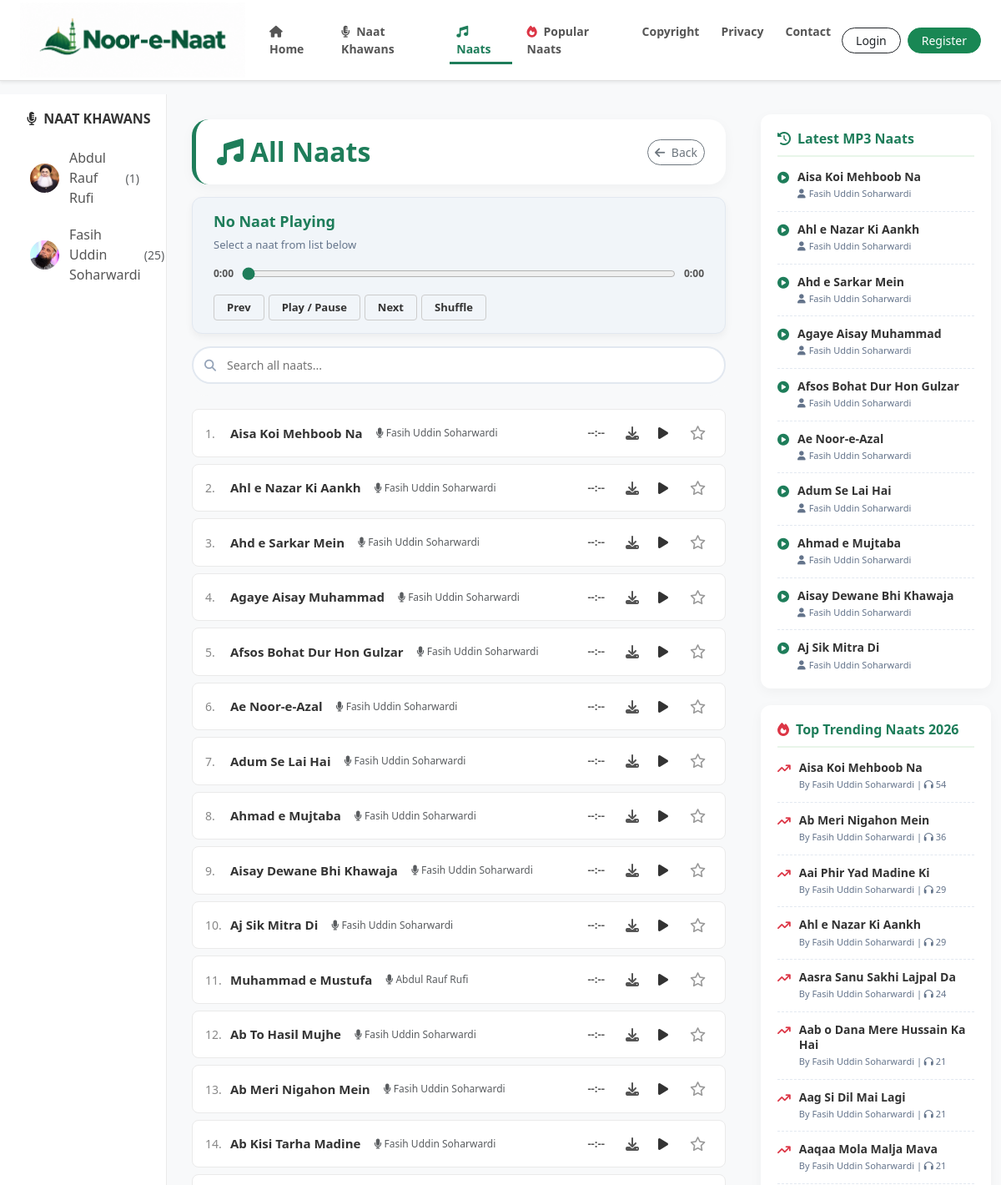
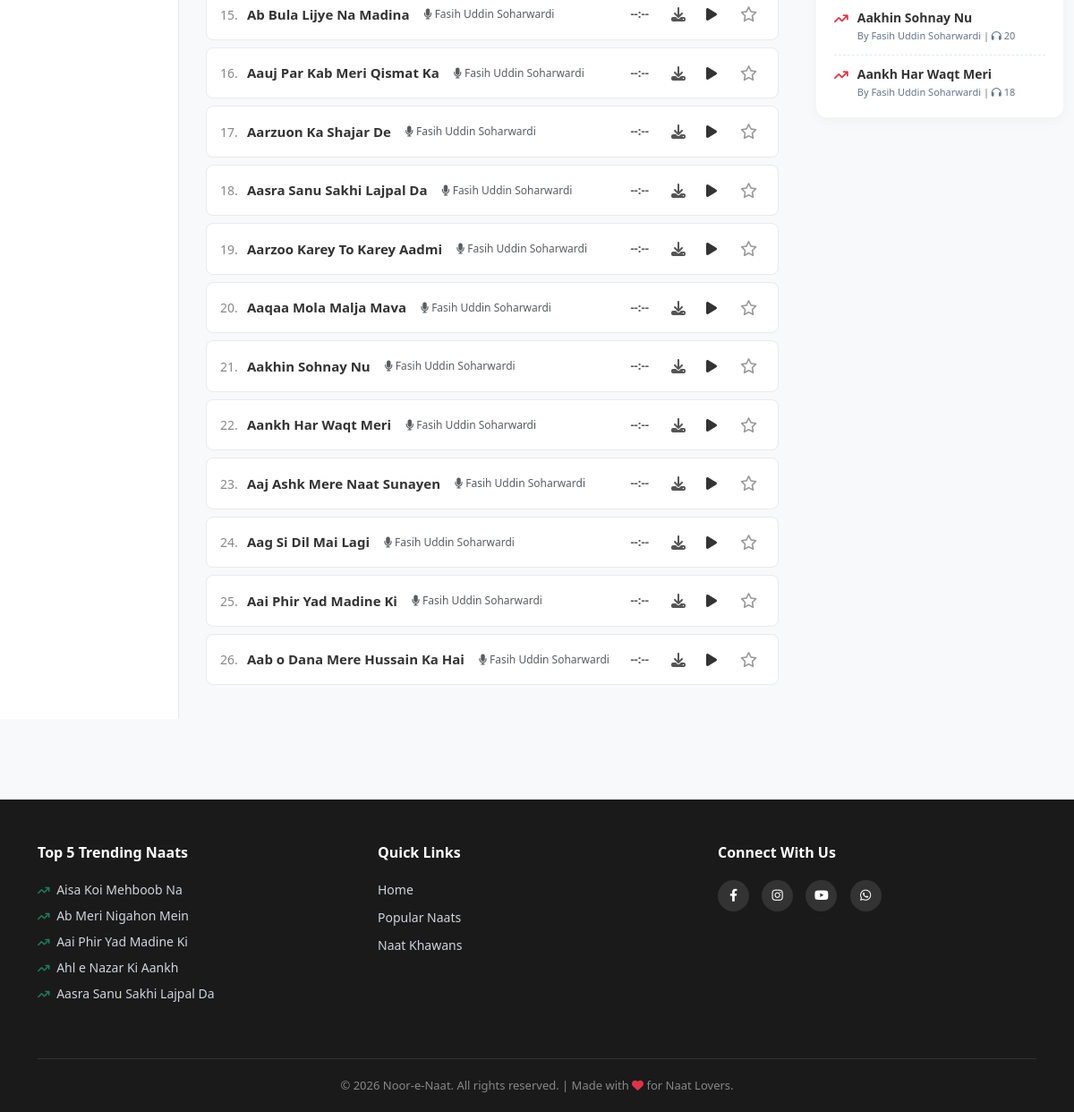
Screenshot of /naats/ with the database file from the repository (2 pictures, top to bottom).
### naat_app/models.py (models this page shows, shortened)
class NaatKhawan(models.Model):
    name = models.CharField(max_length=200)
    image = models.ImageField(upload_to='naat_khawan/', blank=True, null=True)

class Naat(models.Model):
    title = models.CharField(max_length=200)
    naat_khawan = models.ForeignKey(NaatKhawan, on_delete=models.CASCADE, related_name='naats')
    audio_file = models.FileField(upload_to='naats/')
    uploaded_at = models.DateTimeField(auto_now_add=True)
    is_live = models.BooleanField(default=True)
    is_popular = models.BooleanField(default=False)
    views = models.IntegerField(default=0, help_text="Kitni dafa suni gayi")

### naat_app/views.py (the view)
# urls.py: path('naats/', views.all_naats, name='all_naats'),
def all_naats(request):
    khawans = NaatKhawan.objects.annotate(
        naat_count=Count('naats', filter=Q(naats__is_live=True))
    ).order_by('id')
    naats = Naat.objects.filter(is_live=True).order_by('-uploaded_at')
    favorite_ids = []
    if request.user.is_authenticated:
        favorite_ids = list(Favorite.objects.filter(user=request.user).values_list('naat_id', flat=True))
    latest_naats = Naat.objects.filter(is_live=True).order_by('-uploaded_at')[:10]
    trending_naats = Naat.objects.filter(is_live=True).order_by('-views')[:10]
    context = {
        'naats': naats, 'khawans': khawans, 'latest_naats': latest_naats,
        'trending_naats': trending_naats, 'page_title': "All Naats",
        'page_subtitle': "All available naats on Noor-e-Naat.",
        'favorite_ids': favorite_ids,
    }
    return render(request, 'all_naats.html', context)

### naat_app/templates/all_naats.html (shortened to what this page needs)
{% extends 'base.html' %}
{% block content %}
<div class="container-fluid mt-3">
    <div class="row">
        <div class="col-md-3 col-lg-2 sidebar d-none d-md-block">
            <h5><i class="fa-solid fa-microphone-lines me-1"></i> Naat Khawans</h5>
            {% for khawan in khawans %}
                <a href="{% url 'khawan_profile' khawan.id %}" class="khawan-link">
                    {% if khawan.image %}<img src="{{ khawan.image.url }}" class="artist-img-sidebar" alt="{{ khawan.name }}">{% else %}<div class="artist-placeholder-sidebar"><i class="fa-solid fa-user"></i></div>{% endif %}
                    {{ khawan.name }} <span class="ms-1 text-muted small">({{ khawan.naat_count }})</span>
                </a>
            {% endfor %}
        </div>
        <div class="col-12 col-md-6 col-lg-7 main-content">
            <div class="sticky-wrapper">
                <div class="page-header d-flex justify-content-between align-items-center">
                    <div>
                        <h2 class="fw-bold mb-0" style="color: #1e7d5a;"><i class="fa-solid fa-music me-2"></i>All Naats</h2>
                    </div>
                    <a href="/" class="btn btn-outline-secondary btn-sm rounded-pill"><i class="fa-solid fa-arrow-left me-1"></i> Back</a>
                </div>
                <div class="top-player">
                    <div class="d-flex justify-content-between align-items-start">
                        <div>
                            <div class="tp-title" id="tp-title">No Naat Playing</div>
                            <div class="tp-artist" id="tp-artist">Select a naat from list below</div>
                        </div>
                    </div>
                    <div class="custom-audio-wrapper mb-3">
                        <span class="audio-time" id="tp-current">0:00</span>
                        <input type="range" id="tp-progress" class="audio-progress" value="0" min="0" max="100" step="0.1">
                        <span class="audio-time" id="tp-duration">0:00</span>
                    </div>
                    <div class="tp-controls d-flex">
                        <button type="button" onclick="tpPrev()">Prev</button>
                        <button type="button" onclick="tpToggle()" id="tp-play-btn">Play / Pause</button>
                        <button type="button" onclick="tpNext()">Next</button>
                        <button type="button" onclick="tpShuffle()" id="tp-shuffle-btn">Shuffle</button>
                    </div>
                </div>
                <div class="search-container">
                    <i class="fa-solid fa-magnifying-glass"></i>
                    <input type="text" id="searchInput" placeholder="Search all naats..." autocomplete="off">
                </div>
            </div>
            <div class="naat-list-container" id="naatsContainer">
                {% for naat in naats %}
                <div class="naat-list-item"
                     id="naat-card-{{ naat.id }}"
                     data-id="{{ naat.id }}"
                     data-title="{{ naat.title }}"
                     data-artist="{{ naat.naat_khawan.name }}"
                     data-url="{% url 'stream_naat' naat.id %}"
                     onclick="tpPlay({{ naat.id }})">
                    <div class="naat-index">{{ forloop.counter }}.</div>
                    <div class="flex-grow-1 d-flex align-items-center">
                        <p class="naat-title text-truncate mb-0">{{ naat.title }}</p>
                        <span class="text-muted ms-3" style="font-size: 12px;"><i class="fa-solid fa-microphone"></i> {{ naat.naat_khawan.name }}</span>
                    </div>
                    <div class="naat-duration" id="dur-{{ naat.id }}">--:--</div>
                    <div class="d-flex align-items-center gap-2">
                        <a href="{% url 'download_naat' naat.id %}" class="download-icon" onclick="event.stopPropagation();" title="Download">
                            <i class="fa-solid fa-download"></i>
                        </a>
                        <button type="button" class="btn-play-list" onclick="event.stopPropagation(); tpPlay({{ naat.id }});">
                            <i class="fa-solid fa-play"></i>
                        </button>
                        <button type="button" class="fav-btn {% if naat.id in favorite_ids %}active{% endif %}" id="fav-{{ naat.id }}" onclick="event.stopPropagation(); tpToggleFav({{ naat.id }});" title="Add to Favorites">
                            <i class="{% if naat.id in favorite_ids %}fa-solid{% else %}fa-regular{% endif %} fa-star"></i>
                        </button>
                    </div>
                </div>
                {% endfor %}
            </div>
        </div>
        <div class="col-md-3 col-lg-3 d-none d-md-block mt-4">
            <div class="right-widget">
                <h5><i class="fa-solid fa-clock-rotate-left me-2"></i>Latest MP3 Naats</h5>
                {% for l_naat in latest_naats %}
                <div class="widget-item">
                    <i class="fa-solid fa-circle-play widget-icon"></i>
                    <div class="widget-text">
                        <a href="{% url 'naat_detail' l_naat.id %}">{{ l_naat.title }}</a>
                        <small><i class="fa-solid fa-user me-1"></i>{{ l_naat.naat_khawan.name }}</small>
                    </div>
                </div>
                {% endfor %}
            </div>
            <div class="right-widget">
                <h5><i class="fa-solid fa-fire text-danger me-2"></i>Top Trending Naats 2026</h5>
                {% for t_naat in trending_naats %}
                <div class="widget-item">
                    <i class="fa-solid fa-arrow-trend-up text-danger widget-icon"></i>
                    <div class="widget-text">
                        <a href="{% url 'naat_detail' t_naat.id %}">{{ t_naat.title }}</a>
                        <small>By {{ t_naat.naat_khawan.name }} | <i class="fa-solid fa-headphones"></i> {{ t_naat.views }}</small>
                    </div>
                </div>
                {% endfor %}
            </div>
        </div>
    </div>
</div>
{% endblock %}

### naat_app/templates/base.html (shortened to what this page needs)
{% load static %}
<!DOCTYPE html>
<html lang="en">
<head>
    <link href="https://cdn.jsdelivr.net/npm/bootstrap@5.3.0/dist/css/bootstrap.min.css" rel="stylesheet">
    <link rel="stylesheet" href="https://cdnjs.cloudflare.com/ajax/libs/font-awesome/6.4.0/css/all.min.css">
</head>
<body>
    <nav class="navbar navbar-expand-lg sticky-top shadow-sm">
        <div class="container-fluid px-4">
            <a class="navbar-brand d-flex align-items-center" href="/">
                <img src="{% static 'images/logo.png' %}" alt="Noor-e-Naat Logo">
            </a>
            <div class="collapse navbar-collapse" id="navbarNav">
                <ul class="navbar-nav mx-auto">
                    <li class="nav-item">
                        <a class="nav-link {% if request.resolver_match.url_name == 'home' %}active{% endif %}" href="{% url 'home' %}"><i class="fa-solid fa-house me-1"></i> Home</a>
                    </li>
                    <li class="nav-item">
                        <a class="nav-link " href="{% url 'all_naat_khawans' %}"><i class="fa-solid fa-microphone-lines me-1"></i> Naat Khawans</a>
                    </li>
                    <li class="nav-item">
                        <a class="nav-link {% if request.resolver_match.url_name == 'all_naats' %}active{% endif %}" href="{% url 'all_naats' %}"><i class="fa-solid fa-music me-1"></i> Naats</a>
                    </li>
                    <li class="nav-item">
                        <a class="nav-link {% if request.resolver_match.url_name == 'popular_naats' %}active{% endif %}" href="{% url 'popular_naats' %}"><i class="fa-solid fa-fire text-danger me-1"></i> Popular Naats</a>
                    </li>
                    <li class="nav-item"><a class="nav-link {% if request.resolver_match.url_name == 'copyright_page' %}active{% endif %}" href="{% url 'copyright_page' %}">Copyright</a></li>
                    <li class="nav-item"><a class="nav-link {% if request.resolver_match.url_name == 'privacy_page' %}active{% endif %}" href="{% url 'privacy_page' %}">Privacy</a></li>
                    <li class="nav-item"><a class="nav-link {% if request.resolver_match.url_name == 'contact_page' %}active{% endif %}" href="{% url 'contact_page' %}">Contact</a></li>
                </ul>
                <div class="d-flex align-items-center gap-2 mt-3 mt-lg-0">
                    {% if user.is_authenticated %}
                        <div class="dropdown">
                            <button class="btn btn-outline-success btn-sm rounded-pill px-3 dropdown-toggle w-100" type="button" data-bs-toggle="dropdown">
                                <i class="fa-solid fa-user-circle me-1"></i> {{ user.username }}
                            </button>
                            <ul class="dropdown-menu dropdown-menu-end shadow border-0">
                                <li><a class="dropdown-item" href="{% url 'change_password' %}"><i class="fa-solid fa-key me-2 text-muted"></i>Change Password</a></li>
                                <li><hr class="dropdown-divider"></li>
                                <li><a class="dropdown-item text-danger" href="{% url 'logout' %}"><i class="fa-solid fa-right-from-bracket me-2"></i>Logout</a></li>
                            </ul>
                        </div>
                    {% else %}
                        <a href="{% url 'login' %}" class="btn btn-outline-dark btn-sm rounded-pill px-3 w-100">Login</a>
                        <a href="{% url 'register' %}" class="btn btn-success btn-sm rounded-pill px-3 w-100">Register</a>
                    {% endif %}
                </div>
            </div>
        </div>
    </nav>
    <div class="content-wrapper">
        {% block content %}{% endblock %}
    </div>
    <footer class="footer">
        <div class="container">
            <div class="row">
                <div class="col-md-4 mb-4 text-center text-md-start">
                    <h5>Top 5 Trending Naats</h5>
                    {% for t_naat in trending_naats|slice:":5" %}
                        <a href="{% url 'naat_detail' t_naat.id %}?autoplay=1" class="text-truncate d-block" style="max-width: 250px; margin-bottom: 8px; color: #d1d5db;">
                            <i class="fa-solid fa-arrow-trend-up me-1" style="font-size: 12px; color: #1e7d5a;"></i>
                            {{ t_naat.title }}
                        </a>
                    {% empty %}
                        <p class="small text-muted">No trending naats available.</p>
                    {% endfor %}
                </div>
                <div class="col-md-4 mb-4 text-center text-md-start">
                    <h5>Quick Links</h5>
                    <a href="{% url 'home' %}">Home</a>
                    <a href="{% url 'popular_naats' %}">Popular Naats</a>
                    <a href="{% url 'all_naat_khawans' %}">Naat Khawans</a>
                </div>
                <div class="col-md-4 mb-4 text-center text-md-start">
                    <h5>Connect With Us</h5>
                    <div class="social-icons mt-2">
                        <a href="#"><i class="fa-brands fa-facebook-f"></i></a>
                        <a href="#"><i class="fa-brands fa-instagram"></i></a>
                        <a href="#"><i class="fa-brands fa-youtube"></i></a>
                        <a href="#"><i class="fa-brands fa-whatsapp"></i></a>
                    </div>
                </div>
            </div>
            <div class="footer-bottom">
                &copy; 2026 Noor-e-Naat. All rights reserved. | Made with <i class="fa-solid fa-heart text-danger"></i> for Naat Lovers.
            </div>
        </div>
    </footer>
</body>
</html>

### rows the page displays
NaatKhawan: image (picture), name "Abdul Rauf Rufi", naat_count "1"
NaatKhawan: image (picture), name "Fasih Uddin Soharwardi", naat_count "25"
Naat: title "Aisa Koi Mehboob Na", naat_khawan.name "Fasih Uddin Soharwardi", views "54"
Naat: title "Ahl e Nazar Ki Aankh", naat_khawan.name "Fasih Uddin Soharwardi", views "29"
Naat: title "Ahd e Sarkar Mein", naat_khawan.name "Fasih Uddin Soharwardi"
Naat: title "Agaye Aisay Muhammad", naat_khawan.name "Fasih Uddin Soharwardi"
Naat: title "Afsos Bohat Dur Hon Gulzar", naat_khawan.name "Fasih Uddin Soharwardi"
Naat: title "Ae Noor-e-Azal", naat_khawan.name "Fasih Uddin Soharwardi"
Naat: title "Adum Se Lai Hai", naat_khawan.name "Fasih Uddin Soharwardi"
Naat: title "Ahmad e Mujtaba", naat_khawan.name "Fasih Uddin Soharwardi"
Naat: title "Aisay Dewane Bhi Khawaja", naat_khawan.name "Fasih Uddin Soharwardi"
Naat: title "Aj Sik Mitra Di", naat_khawan.name "Fasih Uddin Soharwardi"
Naat: title "Muhammad e Mustufa", naat_khawan.name "Abdul Rauf Rufi"
Naat: title "Ab To Hasil Mujhe", naat_khawan.name "Fasih Uddin Soharwardi"
Naat: title "Ab Meri Nigahon Mein", naat_khawan.name "Fasih Uddin Soharwardi", views "36"
Naat: title "Ab Kisi Tarha Madine", naat_khawan.name "Fasih Uddin Soharwardi"
Naat: title "Ab Bula Lijye Na Madina", naat_khawan.name "Fasih Uddin Soharwardi"
Naat: title "Aauj Par Kab Meri Qismat Ka", naat_khawan.name "Fasih Uddin Soharwardi"
Naat: title "Aarzuon Ka Shajar De", naat_khawan.name "Fasih Uddin Soharwardi"
Naat: title "Aasra Sanu Sakhi Lajpal Da", naat_khawan.name "Fasih Uddin Soharwardi", views "24"
Naat: title "Aarzoo Karey To Karey Aadmi", naat_khawan.name "Fasih Uddin Soharwardi"
Naat: title "Aaqaa Mola Malja Mava", naat_khawan.name "Fasih Uddin Soharwardi", views "21"
Naat: title "Aakhin Sohnay Nu", naat_khawan.name "Fasih Uddin Soharwardi", views "20"
Naat: title "Aankh Har Waqt Meri", naat_khawan.name "Fasih Uddin Soharwardi", views "18"
Naat: title "Aaj Ashk Mere Naat Sunayen", naat_khawan.name "Fasih Uddin Soharwardi"
Naat: title "Aag Si Dil Mai Lagi", naat_khawan.name "Fasih Uddin Soharwardi", views "21"
Naat: title "Aai Phir Yad Madine Ki", naat_khawan.name "Fasih Uddin Soharwardi", views "29"
Naat: title "Aab o Dana Mere Hussain Ka Hai", naat_khawan.name "Fasih Uddin Soharwardi", views "21"
